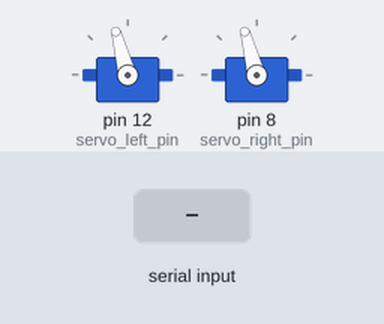
Simulated run of this sketch. Board: Arduino Uno, built with avr-gcc and run on an emulated ATmega328P. On the bench: 2 × servo. The inputs (shaded band) are chosen by the test bench.

Above: at 1.2 s.
1.3 s: "90,45\n" received over Serial
At 1.7 s:
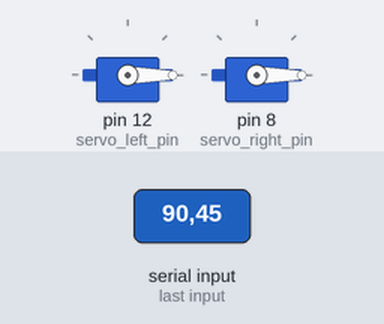
Timing chart, 0 to 4.3 s (numbered marks = the images above; inputs shaded):
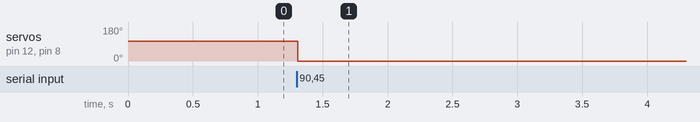

Measured:
- after the input at 1.3 s, servo on pin 12 (servo_left_pin), servo on pin 8 (servo_right_pin): 105° → 0° at once

The sketch:

belt_test_sid.ino
```cpp
#include <Servo.h>

Servo servo_left,servo_right;
int servo_left_pin = 12, servo_right_pin= 8;

void setup() {
  servo_left.attach(servo_left_pin,800,2000);
  servo_right.attach(servo_right_pin,800,2000);

  Serial.begin(9600);

  servo_left.writeMicroseconds(1500);
  servo_right.writeMicroseconds(1500);
}

void loop() {
  if(Serial.available()){
    int left_spd = Serial.parseInt();
    int right_spd = Serial.parseInt();

    servo_left.writeMicroseconds(left_spd);
    servo_right.writeMicroseconds(right_spd);
  }

}
```
